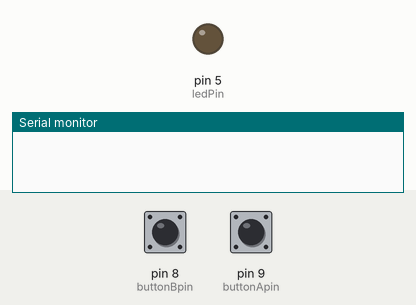
This sketch was run on a simulated Arduino Uno, built with avr-gcc and run on an emulated ATmega328P. On the bench: output pins drawn as LEDs (lit = HIGH), the last lines printed to the serial monitor. Dashed ring = blinking. Inputs (shaded band) come from the test bench; at power-on: pin 8 (buttonBpin) HIGH, pin 9 (buttonApin) HIGH.

Above: at 1.2 s.
1.3 s: pin 8 (buttonBpin) pulled LOW for 1 s
At 1.45 s:
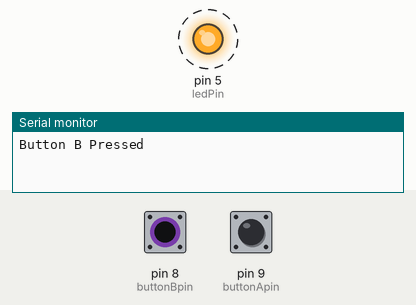
3.8 s: pin 9 (buttonApin) pulled LOW for 0.15 s
At 4.8 s:
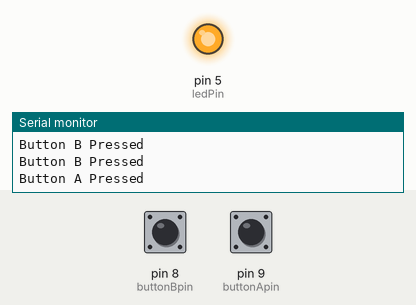
5.4 s: pin 8 (buttonBpin) pulled LOW for 0.15 s
At 6.0 s:
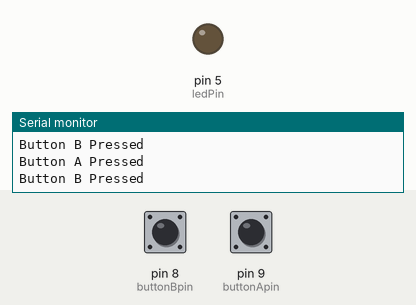
7.0 s: pin 8 (buttonBpin) pulled LOW for 3.2 s
At 10.8 s:
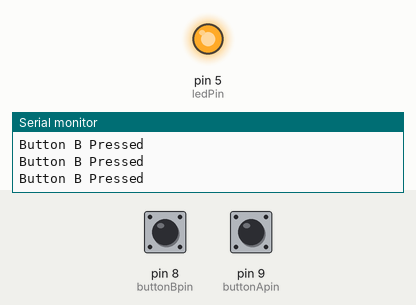
Timing chart, 0 to 12.3 s (numbered marks = the images above; inputs shaded):
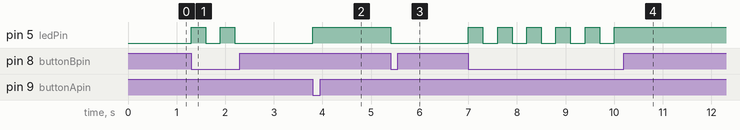

Measured:
- after the input at 1.3 s, pin 5 (ledPin): alternates HIGH for 0.30 s and LOW for 0.30 s, 4 changes in all, then stays LOW, starting at once
- after the input at 3.8 s, pin 5 (ledPin): LOW → HIGH at once
- after the input at 5.4 s, pin 5 (ledPin): HIGH → LOW at once
- after the input at 7.0 s, pin 5 (ledPin): alternates HIGH for 0.30 s and LOW for 0.30 s, 11 changes in all, then stays HIGH, starting at once

The sketch:

buttons_n_leds.ino
```cpp
/*
Adafruit Arduino - Lesson 6. Inputs
*/

int ledPin = 5;
int buttonApin = 9;
int buttonBpin = 8;
int current = 0;

byte leds = 0;

void setup()
{
  pinMode(ledPin, OUTPUT);
  pinMode(buttonApin, INPUT_PULLUP);
  pinMode(buttonBpin, INPUT_PULLUP);

  while (!Serial);
  Serial.begin(9600);
}

void loop()
{
  if (digitalRead(buttonApin) == LOW)
  {
    digitalWrite(ledPin, HIGH);

    Serial.println("Button A Pressed");
    delay(300);
  }

  if (digitalRead(buttonBpin) == LOW)
  {
      current = digitalRead(ledPin);
      if (current == HIGH) {
        digitalWrite(ledPin, LOW);
      }
      else {
        digitalWrite(ledPin, HIGH);
     }

    Serial.println("Button B Pressed");
    delay(300);

  }
}
```
